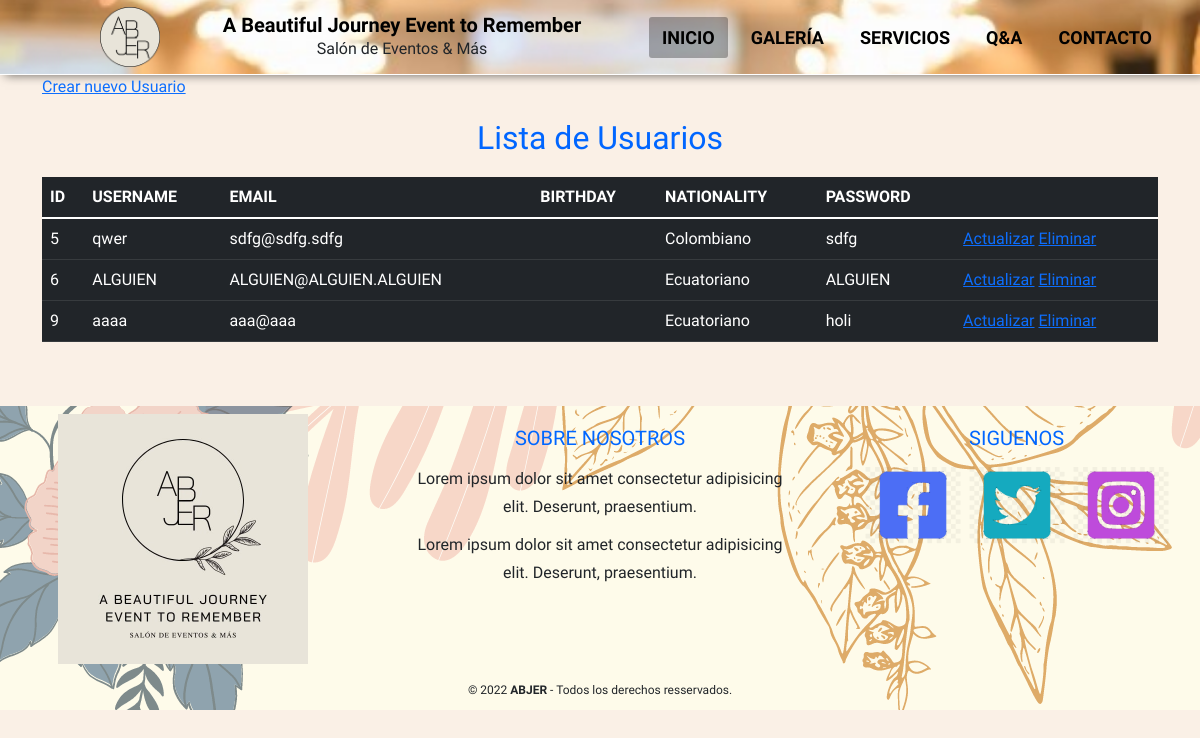
The page / on the database its author committed.
### tables this page shows
CREATE TABLE `users` (
  `id_user` int(11) NOT NULL,
  `username` varchar(20) NOT NULL,
  `email` varchar(50) NOT NULL,
  `birthdate` date NOT NULL,
  `nationality` varchar(50) NOT NULL,
  `password` varchar(50) NOT NULL
);

### control/UsuarioControl.php (called while the page is built, shortened)
<?php
require_once 'model/dao/UsuarioDAO.php';
class UsuarioControl {
    private $model;
    public function __construct() {
        $this->model = new UsuarioDAO();
    }
    public function index() {
        $results = $this->model->listar();
        require_once 'visual/modulos/usuarioPerez/usuario.list.php';
    }
}

### control/FrontControlador.php (called while the page is built, shortened)
<?php
class FrontControlador {
    public function ruteo() {
        $funcion = (!empty($_REQUEST['f']))?htmlentities($_REQUEST['f']):FUNCION_PRINCIPAL;
        $cont = new $controlador();
        $cont->$funcion();
    }
}

### index.php (called while the page is built)
<?php
require_once 'control/FrontControlador.php';
$front = new FrontControlador();
$front->ruteo();

### config/Conexion.php (called while the page is built)
<?php
class Conexion {
    public static function getConexion() {
        $database_username = 'root';
        $database_password = '';
        $dbname = "bdevento";
        $dsn = 'mysql:host=localhost;dbname=' . $dbname;
        $conexion = null;
        try {
            $conexion = new PDO($dsn, $database_username, $database_password);
            $conexion->setAttribute(PDO::ATTR_ERRMODE, PDO::ERRMODE_EXCEPTION);
        } catch (Exception $e) {
            echo $e;
            die("error " . $e->getMessage());
        }
        return $conexion;
    }
}

### model/dao/UsuarioDAO.php (called while the page is built, shortened)
<?php
require_once 'config/Conexion.php';
class UsuarioDAO {
    private $con;
    public function __construct() {
        $this->con = Conexion::getConexion();
    }
    public function listar() {
        $sql = "SELECT * FROM users";
        $stmt = $this->con->prepare($sql);
        $stmt->execute();
        $outputData = $stmt->fetchAll(PDO::FETCH_ASSOC);
        return $outputData;
    }
}

### visual/modulos/usuarioPerez/usuario.list.php (the view, shortened to what this page needs)
<?php require_once 'visual/templates/templatesPerez/Header.php'; ?>
<main class="container pb-5">
  <a href="index.php?c=usuario&f=nuevo">Crear nuevo Usuario</a>
  <div class="cabecera">
    <h2>Lista de Usuarios</h2>
  </div>
  <table class="table table-dark table-hover">
    <thead>
      <tr>
        <th>ID</th>
        <th>USERNAME</th>
        <th>EMAIL</th>
        <th>BIRTHDAY</th>
        <th>NATIONALITY</th>
        <th>PASSWORD</th>
        <th></th>
      </tr>
    </thead>
    <tbody>
      <?php
      foreach ($results as $row) {
      ?>
      <tr>
        <td><?php echo $row['id_user'] ?></td>
        <td><?php echo $row['username'] ?></td>
        <td><?php echo $row['email'] ?></td>
        <td><?php echo $row['birthday'] ?></td>
        <td><?php echo $row['nationality'] ?></td>
        <td><?php echo $row['password'] ?></td>
        <td>
          <a href="index.php?c=usuario&f=editar&id=<?php echo $row['id_user'] ?>">Actualizar</a>
          <a onclick="if(!confirm('Esta seguro de eliminar el contacto de id: <?php echo $row['id_user']; ?>?'))return false;"
            href="index.php?c=usuario&f=eliminar&id=<?php echo $row['id_user']; ?>">Eliminar</a>
        </td>
      </tr>
      <?php } ?>
    </tbody>
  </table>
</main>
<?php require_once 'visual/templates/footer.php'; ?>
</body>
</html>

### assets/css/style_master.css (style rules this page uses)
* { margin: 0; padding: 0; list-style: none; text-decoration: none; font-family: "Bai Jamjuree", sans-serif; }
body { background-color: linen; }
h2 { margin: 20px 0px; color: #0066ff; }

### assets/css/PerezRenan.css (style rules this page uses)
* { box-sizing: border-box; }
:root { --fs-xl: 5rem; --fs-l: 3rem; --fs-600: 1.5rem; --fs-500: 1.25rem; --fs-400: 1rem; --bg-clr: linen; --btn-color: #0066ff; }
@media (max-width: 90em) { :root { --fs-xl: 4rem; --fs-l: 2rem; --fs-600: 1.25rem; --fs-500: 1rem; --fs-400: 0.75rem; } }
main h2 { text-align: center; font-size: var(--fs-l); }

### rows shown on the page
users: id_user "5", username "qwer", email "sdfg@sdfg.sdfg", nationality "Colombiano", password "sdfg"
users: id_user "6", username "ALGUIEN", email "ALGUIEN@ALGUIEN.ALGUIEN", nationality "Ecuatoriano", password "ALGUIEN"
users: id_user "9", username "aaaa", email "aaa@aaa", nationality "Ecuatoriano", password "holi"
